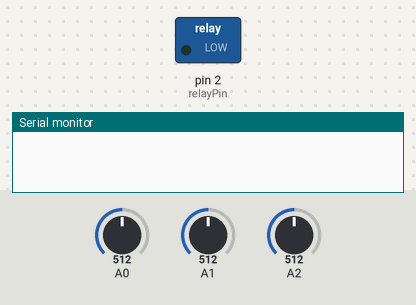
The sketch below on a simulated Arduino Uno, built with avr-gcc and run on an emulated ATmega328P. On the bench: switched loads named in the sketch (green lamp = pin HIGH), the last lines printed to the serial monitor. The test bench sets the inputs (shaded band); at power-on: A0 = 512, A1 = 512, A2 = 512. Pins used as bus, display or sensor lines are not drawn.

Above: at 0.1 s.
At 0.6 s:
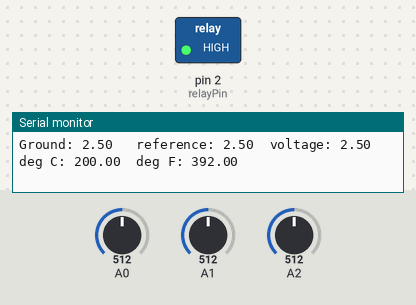
Timing chart, 0 to 2.1 s (numbered marks = the images above):
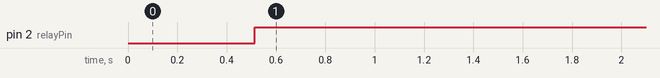

Measured:
- by itself, pin 2 (relayPin): LOW → HIGH at 0.51 s

The sketch:

Temperature_and_Relay_Example.ino
```cpp
/*

Example sketch 11

RELAYS

  Use a transistor to drive a relay

  A relay is a electrically-controlled mechanical switch.
  It can control much more voltage and current than an Arduino pin
  (or the transistor included in your kit) can. If you want to use
  the Arduino to control a 120V bulb, coffee maker, or other high-
  power device, a relay is an excellent way to do that. Because
  the relay needs more power to switch than an Arduino pin can
  provide, we'll use a transistor to drive the relay in exactly
  the same way we used a transistor to drive a motor in circuit 12.

  A relay consists of a coil of wire, and switch contacts. When
  you apply power to the coil, it becomes magnetized, and pulls
  the switch contacts closed. Since the switch contacts are
  completely isolated from the Arduino, you can safely use a
  relay to control normally dangerous voltages (but please only do
  this if you already know how to safely work with high voltage!).

  The relay has three contact pins, COM (common), NC (Normally
  Closed), and NO (Normally Open). When the relay is turned off,
  the COM pin is connected to the NC (Normally Closed) pin. When
  the relay is turned on, the COM pin is connected to the NO
  (Normally Open) pin.

  This code is very simple - it turns the relay on for one second,
  and off for one second, the same as the blink sketch!

Hardware connections:

  Transistor:

    The transistor has three pins. Looking at the flat side with
    the pins down, the order is COLLECTOR, BASE, EMITTER.

    Connect the BASE pin through a 1K resistor to digital pin 2.

    Connect the EMITTER pin to GND.

  Relay coil:

    The relay has pins for a coil (which you use to control the
    relay), and contacts (which you connect to the device you'd
    like to switch). The top or bottom of the relay should have
    a symbol indicating the coil pins.

    Connect one side of the coil to the COLLECTOR pin
    on the transistor.

    Connect other side of the coil to 5V.

  Diode:

    The relay has a coil that you energize to close the switch.
    When you disconnect power from a coil, the coil will generate
    a voltage spike that can damage the transistor. This diode
    protects the transistor from the voltage spike.

    Connect the side of the diode with the band (cathode) to 5V

    Connect the other side of the diode (anode) to the COLLECTOR
    pin of the transistor.

  Relay contacts and LEDs:

    We'll use the relay contacts to turn LEDs on and off, but you
    can use them to switch almost anything on and off.

    Connect the COMMON side of the switch to a 330 Ohm resistor.
    Connect the other side of the above resistor to 5V.

    Connect the NC (Normally Closed) side of the switch to the
    positive (longer) leg of LED 1.

    Connect the NO (Normally Open) side of the switch to the
    positive (longer) leg of LED 2.

    Connect the negative sides (shorter leg) of both LEDs to GND.

This sketch was written by SparkFun Electronics,
with lots of help from the Arduino community.
This code is completely free for any use.
Visit http://www.arduino.cc to learn about the Arduino.

Version 2.0 6/2012 MDG
*/


const int relayPin = 2;	    // use this pin to drive the transistor
const int timeDelay = 10000; // delay in ms for on and off phases
const int sensorSupplyPin = 13;  // Use to power temperature sensor so that we can reset the sucker

// You can make timeDelay shorter, but note that relays, being
// mechanical devices, will wear out quickly if you try to drive
// them too fast.

// We'll use analog input 0 to measure the temperature sensor's
// signal pin.

const int temperaturePin = 0;
const int referencePin = 1;
const int gndPin = 2;


void setup()
{
  pinMode(relayPin, OUTPUT);  // set pin as an output
  pinMode(sensorSupplyPin, OUTPUT);  // set pin as an output
  digitalWrite(sensorSupplyPin, HIGH);
    // In this sketch, we'll use the Arduino's serial port
  // to send text back to the main computer. For both sides to
  // communicate properly, they need to be set to the same speed.
  // We use the Serial.begin() function to initialize the port
  // and set the communications speed.

  // The speed is measured in bits per second, also known as
  // "baud rate". 9600 is a very commonly used baud rate,
  // and will transfer about 10 characters per second.

  Serial.begin(9600);
}


void loop()
{
  // Up to now we've only used integer ("int") values in our
  // sketches. Integers are always whole numbers (0, 1, 23, etc.).
  // In this sketch, we'll use doubleing-point values ("double").
  // doubles can be fractional numbers such as 1.42, 2523.43121, etc.

  // We'll declare three double precision variables
  // (We can declare multiple variables of the same type on one line:)

  double voltage, reference, gnd, degreesC, degreesF;

  // First we'll measure the voltage at the analog pin. Normally
  // we'd use analogRead(), which returns a number from 0 to 1023.
  // Here we've written a function (further down) called
  // getVoltage() that returns the true voltage (0 to 5 Volts)
  // present on an analog input pin.

  resetTemperatureSensor(); // Kludge to deal with drifting voltages
  // until I can install a capacitor

  voltage = getVoltage(temperaturePin);
  reference = getVoltage(referencePin);
  gnd = getVoltage(gndPin);
 // voltage = (5.0/reference)*voltage;  // correct for any voltage sag

  // Now we'll convert the voltage to degrees Celsius.
  // This formula comes from the temperature sensor datasheet:

  degreesC = (voltage - 0.5) * 100.0;

  // While we're at it, let's convert degrees Celsius to Fahrenheit.
  // This is the classic C to F conversion formula:

  degreesF = degreesC * (9.0/5.0) + 32.0;

  // Now we'll use the serial port to print these values
  // to the serial monitor!

  // To open the serial monitor window, upload your code,
  // then click the "magnifying glass" button at the right edge
  // of the Arduino IDE toolbar. The serial monitor window
  // will open.

  // (NOTE: remember we said that the communication speed
  // must be the same on both sides. Ensure that the baud rate
  // control at the bottom of the window is set to 9600. If it
  // isn't, change it to 9600.)

  // Also note that every time you upload a new sketch to the
  // Arduino, the serial monitor window will close. It does this
  // because the serial port is also used to upload code!
  // When the upload is complete, you can re-open the serial
  // monitor window.

  // To send data from the Arduino to the serial monitor window,
  // we use the Serial.print() function. You can print variables
  // or text (within quotes).

  Serial.print("Ground: ");
  Serial.print(gnd);
  Serial.print("   reference: ");
  Serial.print(reference);
  Serial.print("  voltage: ");
  Serial.print(voltage);
  Serial.print("  deg C: ");
  Serial.print(degreesC);
  Serial.print("  deg F: ");
  Serial.println(degreesF);

  // These statements will print lines of data like this:
  // "voltage: 0.73 deg C: 22.75 deg F: 72.96"

  // Note that all of the above statements are "print", except
  // for the last one, which is "println". "Print" will output
  // text to the SAME LINE, similar to building a sentence
  // out of words. "Println" will insert a "carriage return"
  // character at the end of whatever it prints, moving down
  // to the NEXT line.


//  digitalWrite(relayPin, HIGH);  // turn the relay on
  if (degreesF > 80) {
      digitalWrite(relayPin, HIGH); // turn relay on
  }
  else {
    digitalWrite(relayPin, LOW); // turn relay off
  }
  delay(timeDelay);              // wait for one second

//  digitalWrite(relayPin, LOW);   // turn the relay off

//  delay(timeDelay);              // wait for one second
}

void resetTemperatureSensor() {
  digitalWrite(sensorSupplyPin, LOW); // turn sensor off
  delay(100);
  digitalWrite(sensorSupplyPin, HIGH); // turn sensor on
  delay(100);
}

double getVoltage(int pin)
{
  // This function has one input parameter, the analog pin number
  // to read. You might notice that this function does not have
  // "void" in front of it; this is because it returns a doubleing-
  // point value, which is the true voltage on that pin (0 to 5V).

  // You can write your own functions that take in parameters
  // and return values. Here's how:

    // To take in parameters, put their type and name in the
    // parenthesis after the function name (see above). You can
    // have multiple parameters, separated with commas.

    // To return a value, put the type BEFORE the function name
    // (see "double", above), and use a return() statement in your code
    // to actually return the value (see below).

    // If you don't need to get any parameters, you can just put
    // "()" after the function name.

    // If you don't need to return a value, just write "void" before
    // the function name.

  // Here's the return statement for this function. We're doing
  // all the math we need to do within this statement:

  // This hack is to deal with high impedence sensors.  Need a delay to let the Arduino's ADC switch over
  analogRead(pin);
  delay(100);

  return (analogRead(pin) * 0.004882814);

  // This equation converts the 0 to 1023 value that analogRead()
  // returns, into a 0.0 to 5.0 value that is the true voltage
  // being read at that pin.
}

// Other things to try with this code:

//   Turn on an LED if the temperature is above or below a value.

//   Read that threshold value from a potentiometer - now you've
//   created a thermostat!
```
